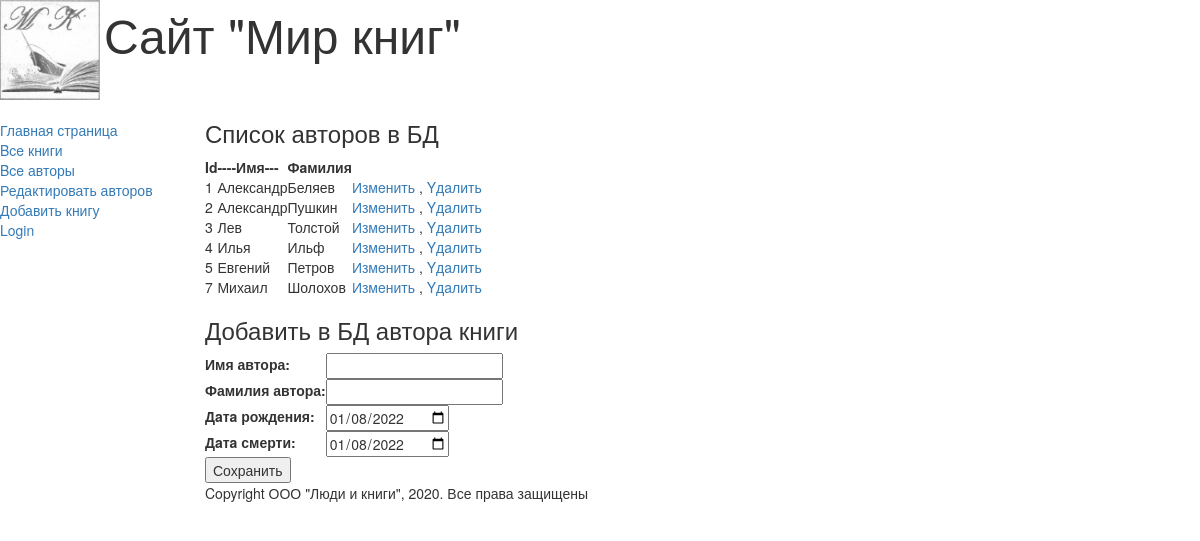
Page /authors_add/ on the committed database.
### catalog/models.py (models this page shows, shortened)
class Author(models.Model):
    first_name = models.CharField(max_length=100, help_text="Введите имя автора", verbose_name="Имя автора")
    last_name = models.CharField(max_length=100, help_text="Введите фамилию автора", verbose_name="Фамилия автора")
    date_of_birth = models.DateField(help_text="Введите дату рождения", verbose_name="Дaтa рождения",
                                     null=True, blank=True)
    date_of_death = models.DateField(help_text="Введите дату смерти", verbose_name="Дaтa смерти",
                                     null=True, blank=True)

### catalog/views.py (the view)
# urls.py: path('authors_add/', views.authors_add, name='authors_add'),
def authors_add(request):
    author = Author.objects.all()
    authorsform = AuthorsForm()
    return render(request, "catalog/authors_add.html", {"form": authorsform, "author": author})

### catalog/forms.py
class AuthorsForm(forms.Form):
    first_name = forms.CharField(label="Имя автора")
    last_name = forms.CharField(label="Фамилия автора")
    date_of_birth = forms.DateField(label="Дaтa рождения", initial=format(date.today()),
                                    widget=forms.widgets.DateInput(attrs={'type': 'date'}))
    date_of_death = forms.DateField(label='Дaтa смерти', initial=format(date.today()),
                                    widget=forms.widgets.DateInput(attrs={'type': 'date'}))

### catalog/templates/catalog/authors_add.html (shortened to what this page needs)
{% extends "base_generic.html"%}
{% block content %}
    <h3>Список авторов в БД</h3>
    <table>
        <thead>
            <th>Id</th>
            <th>----Имя---</th>
            <th>Фaмилия</th>
        </thead>
        {% if author %}
            {% for author in author.all %}
                <tr>
                    <td>{{author.id}}</td>
                    <td>{{author.first_name}}</td>
                    <td>{{author.last_name}}</td>
                    <td><a href="/edit1/{{author.id}}">Измeнить</a> ,
                        <a href="/delete/{{author.id}}">Yдaлить</a></td>
                </tr>
            {% endfor %}
        {% else %}
            <p>В базе данных нет авторов</p>
        {% endif %}
    </table>
    <h3>Добавить в БД автора книги</h3>
    <form method="post" action="/create/">
        <table>
            {{ form }}
        </table>
        <input type="submit" value="Сохранить">
    </form>
{% endblock %}

### rows in the picture
Author: id "1", first_name "Александр", last_name "Беляев"
Author: id "2", first_name "Александр", last_name "Пушкин"
Author: id "3", first_name "Лев", last_name "Толстой"
Author: id "4", first_name "Илья", last_name "Ильф"
Author: id "5", first_name "Евгений", last_name "Петров"
Author: id "7", first_name "Михаил", last_name "Шолохов"
